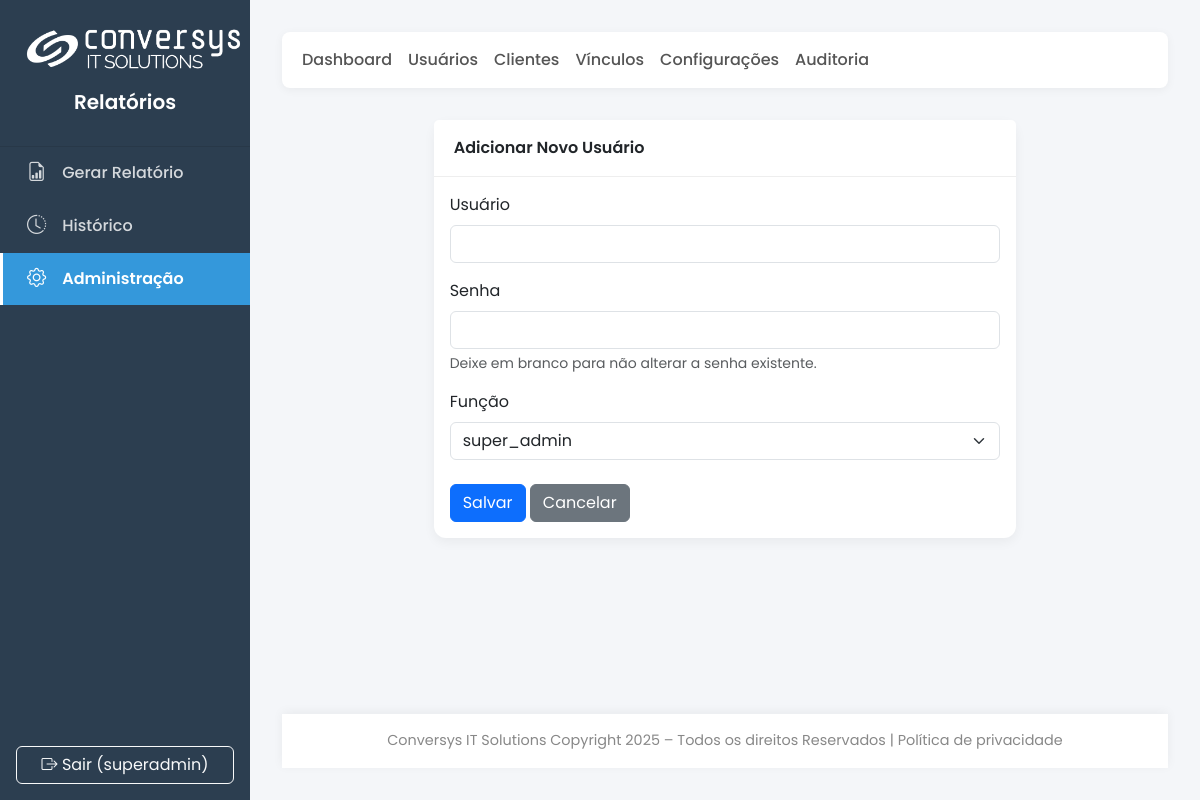
Screenshot of /admin/users/add (signed in) with the database file from the repository.
### main.py (models this page shows, shortened)
class SystemConfig(db.Model):
    id = db.Column(db.Integer, primary_key=True)
    company_name = db.Column(db.String(100), default="Conversys IT Solutions")
    footer_text = db.Column(db.String(255), default=f"Conversys IT Solutions Copyright {dt.datetime.now().year} – Todos os direitos Reservados | Política de privacidade")
    primary_color = db.Column(db.String(7), default="#2c3e50")
    secondary_color = db.Column(db.String(7), default="#3498db")
    logo_dark_bg_path = db.Column(db.String(255), nullable=True)
    logo_light_bg_path = db.Column(db.String(255), nullable=True)
    logo_size = db.Column(db.Integer, default=50)
    login_media_path = db.Column(db.String(255), nullable=True)
    login_media_fill_mode = db.Column(db.String(10), default='cover')
    login_media_bg_color = db.Column(db.String(7), default='#2c3e50')
    report_cover_path = db.Column(db.String(255), nullable=True)
    report_final_page_path = db.Column(db.String(255), nullable=True)

class User(UserMixin, db.Model):
    id = db.Column(db.Integer, primary_key=True)
    username = db.Column(db.String(64), unique=True, nullable=False)
    password_hash = db.Column(db.String(256))
    role_id = db.Column(db.Integer, db.ForeignKey('role.id'), nullable=False)
    role = db.relationship('Role', backref='users')
    reports = db.relationship('Report', backref='author', lazy=True)
    clients = db.relationship('Client', secondary=user_client_association, lazy='subquery',
                              backref=db.backref('users', lazy=True))
    def has_role(self, role_name): return self.role.name == role_name

### main.py (the view, shortened to what this page needs)
@app.route('/admin/users/add', methods=['GET', 'POST'])
@admin_required
def admin_add_user():
    roles = Role.query.all()
    return render_template('admin/user_form.html', title="Adicionar Usuário", roles=roles, user=None)

### main.py (called while the page is built)
@login_manager.user_loader
def load_user(user_id):
    return db.session.get(User, int(user_id))

@app.before_request
def before_request_func():
    g.sys_config = SystemConfig.query.first()

def admin_required(f):
    @wraps(f)
    @login_required
    def decorated_function(*args, **kwargs):
        if not (current_user.has_role('admin') or current_user.has_role('super_admin')):
            flash('Acesso negado. Você não tem permissão para acessar esta área.', 'danger')
            return redirect(url_for('gerar_form'))
        return f(*args, **kwargs)
    return decorated_function

def get_text_color_for_bg(hex_color):
    try:
        hex_color = hex_color.lstrip('#')
        r, g, b = tuple(int(hex_color[i:i+2], 16) for i in (0, 2, 4))
        luminance = (0.299 * r + 0.587 * g + 0.114 * b) / 255
        return '#212529' if luminance > 0.6 else '#ffffff'
    except (ValueError, TypeError):
        return '#ffffff'

### templates/admin/user_form.html (shortened to what this page needs)
{% extends 'admin/base.html' %}
{% block admin_content %}
<div class="row justify-content-center"><div class="col-lg-8"><div class="card">
<div class="card-header">{{ 'Adicionar Novo Usuário' if not user else 'Editar Usuário' }}</div>
<div class="card-body"><form method="POST">
<div class="mb-3"><label for="username" class="form-label">Usuário</label>
<input type="text" class="form-control" name="username" value="{{ user.username if user else '' }}" required></div>
<div class="mb-3"><label for="password" class="form-label">Senha</label>
<input type="password" class="form-control" name="password" {% if not user %}required{% endif %}>
<div class="form-text">Deixe em branco para não alterar a senha existente.</div></div>
<div class="mb-3"><label for="role_id" class="form-label">Função</label>
<select class="form-select" name="role_id" required>
{% for role in roles %}<option value="{{ role.id }}" {% if user and user.role_id == role.id %}selected{% endif %}>{{ role.name }}</option>{% endfor %}</select></div>
<div class="mt-4"><button type="submit" class="btn btn-primary">Salvar</button>
<a href="{{ url_for('admin_users') }}" class="btn btn-secondary">Cancelar</a></div></form></div></div></div></div>
{% endblock %}

### templates/base.html (shortened to what this page needs)
<!DOCTYPE html>
<html lang="pt-BR"><head><link href="https://cdn.jsdelivr.net/npm/bootstrap@5.3.3/dist/css/bootstrap.min.css" rel="stylesheet"><link href="https://cdn.jsdelivr.net/npm/bootstrap-icons@1.11.3/font/bootstrap-icons.min.css" rel="stylesheet">
<style>
{% set sidebar_text_color = g.sys_config.primary_color | text_color_for_bg %}
:root { --primary-color: {{ g.sys_config.primary_color | default('#2c3e50') }}; --secondary-color: {{ g.sys_config.secondary_color | default('#3498db') }}; --bg-light: #f4f6f9; --sidebar-width: 250px; }
html, body { height: 100%; }
body { font-family: 'Poppins', sans-serif; background-color: var(--bg-light); display: flex; flex-direction: column; }
.wrapper { display: flex; flex-grow: 1; }
.sidebar { width: var(--sidebar-width); min-height: 100vh; background: var(--primary-color); transition: margin-left 0.3s; display: flex; flex-direction: column; flex-shrink: 0; }
#content { flex-grow: 1; padding: 2rem; display: flex; flex-direction: column; }
.main-content { flex-grow: 1; }
.sidebar-header { padding: 1.5rem; text-align: center; border-bottom: 1px solid rgba(0,0,0,0.1); }
.sidebar-header .logo { display: block; margin: 0 auto; }
.sidebar-header h5 { color: {{ sidebar_text_color }}; font-weight: 600; margin-top: 1rem; }
.sidebar .nav-link { color: {{ sidebar_text_color }}; opacity: 0.8; padding: 0.75rem 1.5rem; display: flex; align-items: center; font-weight: 500; border-left: 3px solid transparent; transition: all 0.2s ease; }
.sidebar .nav-link i { margin-right: 1rem; font-size: 1.2rem; }
.sidebar .nav-link:hover { color: {{ sidebar_text_color }}; opacity: 1; background-color: rgba(0,0,0,0.1); }
.sidebar .nav-link.active { color: #fff; opacity: 1; background-color: var(--secondary-color); border-left-color: #fff; font-weight: 600; }
.top-navbar { background-color: #fff; border-radius: 0.5rem; box-shadow: 0 2px 10px rgba(0,0,0,0.05); margin-bottom: 2rem; }
.top-navbar .nav-link { color: #555; font-weight: 500; }
.top-navbar .nav-link.active { color: var(--secondary-color); font-weight: 600; border-bottom: 2px solid var(--secondary-color); }
.card { border: none; border-radius: 0.75rem; box-shadow: 0 4px 12px rgba(0,0,0,0.05); }
.card-header { background-color: #fff; border-bottom: 1px solid #eee; font-weight: 600; padding: 1rem 1.25rem; }
.footer { text-align: center; padding: 1rem; color: #888; font-size: 0.9em; background-color: #fff; box-shadow: 0 -2px 10px rgba(0,0,0,0.05); margin-top: 2rem; }
.stat-card { color: white; border-radius: 0.75rem; padding: 1.5rem; }
.stat-card h3 { font-size: 2.5rem; font-weight: 700; }
.stat-card p { margin: 0; opacity: 0.9; }
</style></head>
<body><div class="wrapper">
<nav class="sidebar">
<div><div class="sidebar-header">
{% if g.sys_config.logo_dark_bg_path %}
    <img src="{{ url_for('uploaded_file', filename=g.sys_config.logo_dark_bg_path) }}" alt="Logo" class="logo" style="max-height: {{ g.sys_config.logo_size }}px;">
{% endif %}
<h5>{{ g.sys_config.company_name }}</h5></div>
<ul class="nav flex-column">
<li class="nav-item"><a class="nav-link {% if request.endpoint == 'gerar_form' %}active{% endif %}" href="{{ url_for('gerar_form') }}"><i class="bi bi-file-earmark-bar-graph"></i> Gerar Relatório</a></li>
<li class="nav-item"><a class="nav-link {% if request.endpoint == 'history' %}active{% endif %}" href="{{ url_for('history') }}"><i class="bi bi-clock-history"></i> Histórico</a></li>
{% if not current_user.has_role('client') %}
<li class="nav-item"><a class="nav-link {% if 'admin' in request.endpoint %}active{% endif %}" href="{{ url_for('admin_dashboard') }}"><i class="bi bi-gear"></i> Administração</a></li>
{% endif %}
</ul></div>
<div class="mt-auto p-3"><a href="{{ url_for('logout') }}" class="btn btn-outline-light w-100"><i class="bi bi-box-arrow-right"></i> Sair ({{ current_user.username }})</a></div>
</nav>
<main id="content">
<div class="main-content">
{% block content %}{% endblock %}
</div>
<footer class="footer">{{ g.sys_config.footer_text|safe }}</footer>
</main></div>
</body></html>

### rows the page displays
SystemConfig: logo_dark_bg_path (picture), sys_config.company_name "Relatórios", sys_config.footer_text "Conversys IT Solutions Copyright 2025 – Todos os direitos Reservados | Política de privacidade"
User: username "superadmin"

### other values shown
{{ 'Adicionar Novo Usuário' if not user else 'Editar Usuário' }} "Adicionar Novo Usuário"
form field role_id "super_admin"
